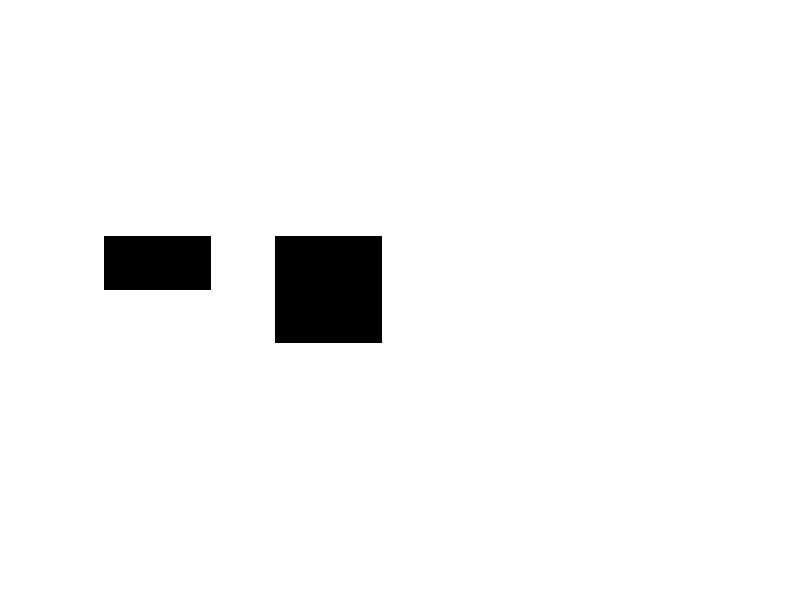

MATLAB code to generate this figure: (Note: this script raises an error after producing the figure.)
a=zeros(250,500);
b=255*ones(250,500);
A=[a;b];
B=[0, 0, 0;0 1 0;0 -1 0];
Bt=transpose(B);
subplot(1,4,1);
imshow(A);
WL=conv2(A,B,'same');
subplot(1,4,2);
imshow(WL);
cam=double(imread('cameraman.tif'));
cl=conv2(cam,B,'same');
subplot(1,4,3);
imshow(cl);
cl2=conv2(cam,Bt,'same');
subplot(1,4,4);
imshow(cl2);
